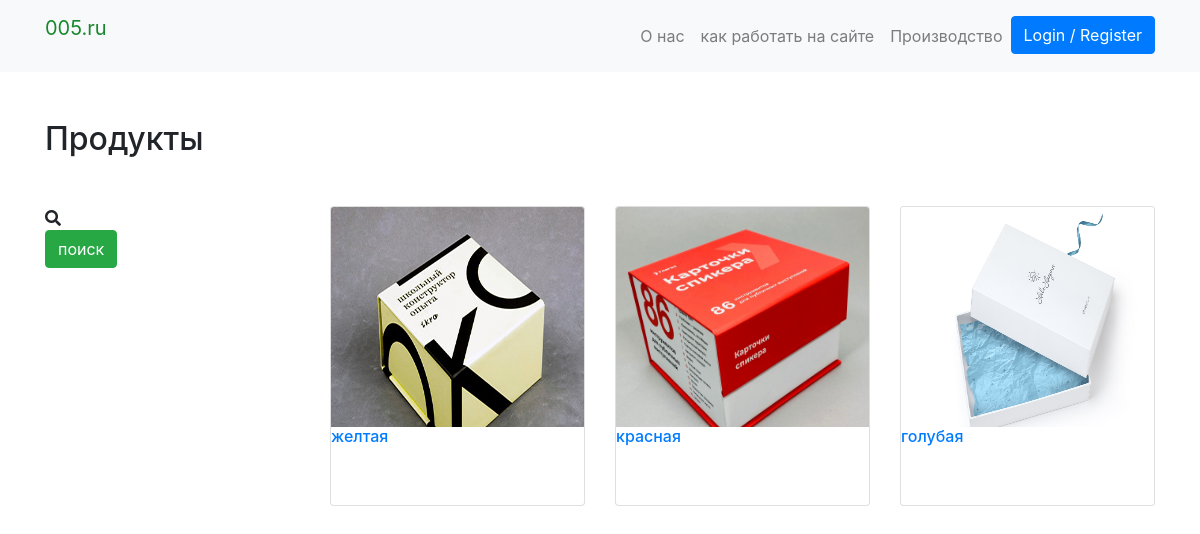
Before: /get_subcategory/1/get_products/1 with the older database file.
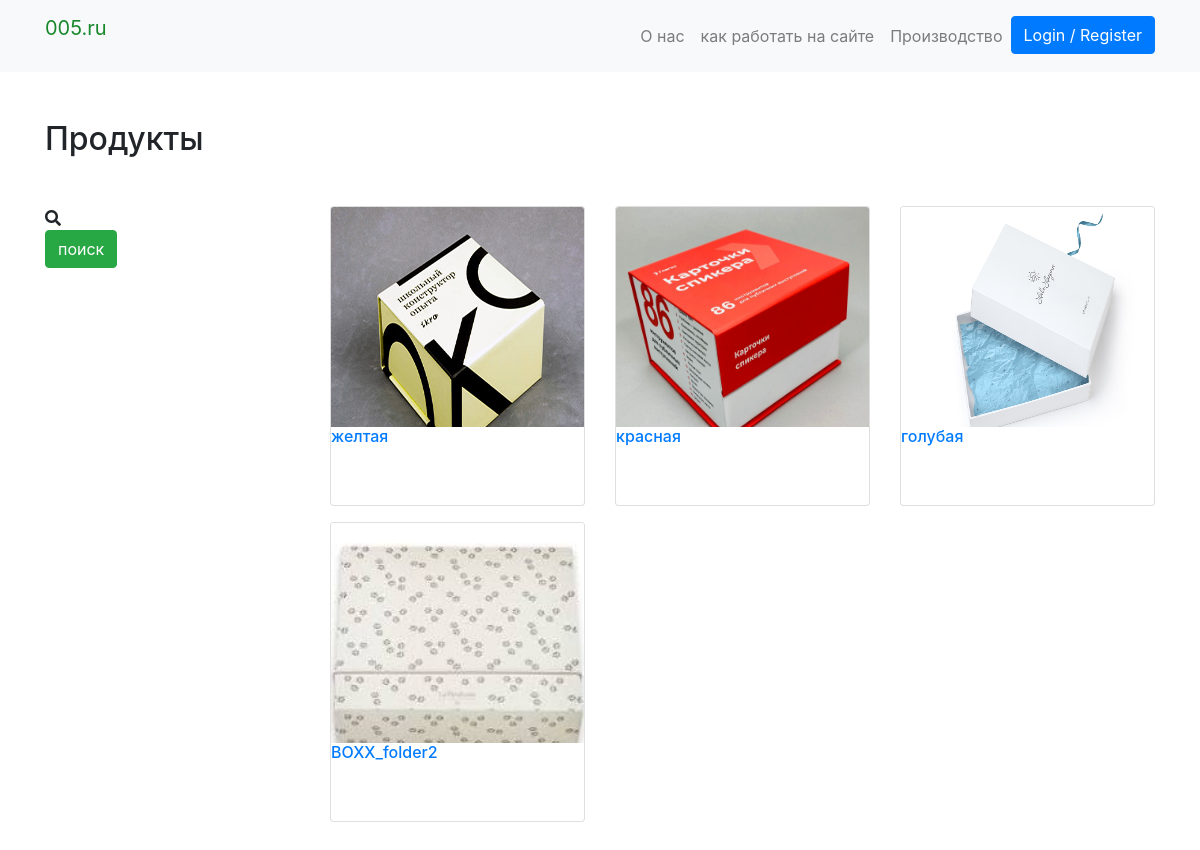
After: the same page with the newer database file.
### products/models.py (models this page shows, shortened)
class  Product(PolymorphicModel):
    BOX_SIZES = (
                ('50х50х35', '50х50х35'),
                ('60х60х40', '60х60х40'),
                ('60х60х40-P', '60х60х40-P'),
                ('80х80х40', '80х80х40'),
                ('80х80х40-P', '80х80х40-P'),
                ('240х185х120', '240х185х120'),
                ('270х220х70', '270х220х70'),
                ('корешок 25-40 круглый механизм 7200', 'корешок 25-40 круглый механизм 7200'),
                ('корешок 45-65 д-образный механизм', 'корешок 45-65 д-образный механизм'),
                )
    mainimage = models.ImageField(upload_to='products/', blank=True, null=True)
    name = models.CharField(max_length=300, default = None, null=True)
    slug = models.SlugField(default = None, null=True)
    subcategory = models.ForeignKey(SubCategory, on_delete=models.CASCADE, default = None, null=True)
    category = models.ForeignKey(Category, on_delete=models.CASCADE, default = None, null=True)
    preview_text = models.TextField(max_length=200, verbose_name='Preview Text', blank=True, null=True)
    detail_text = models.TextField(max_length=1000, verbose_name='Detail Text', blank=True, null=True)
    price = models.FloatField(default = None, null=True)
    tirazh = models.IntegerField(null=False)
    t = models.IntegerField(null=True)
    k = models.IntegerField(null=True)
    box_size = models.CharField(max_length=50, choices=BOX_SIZES,default='80х80х40')

class BoxType2(Product):
    def __init__(self, *args, **kwargs):
        BOX_SIZES = (
            ('50х50х35', '50х50х35'),
            ('60х60х40', '60х60х40'),
            )
        self._meta.get_field('box_size').default  = '270х220х70'
        self._meta.get_field('box_size').choices = BOX_SIZES
        super(BoxType2, self).__init__(*args, **kwargs)

class  Product(PolymorphicModel):
    BOX_SIZES = (
                ('50х50х35', '50х50х35'),
                ('60х60х40', '60х60х40'),
                ('60х60х40-P', '60х60х40-P'),
                ('80х80х40', '80х80х40'),
                ('80х80х40-P', '80х80х40-P'),
                ('240х185х120', '240х185х120'),
                ('270х220х70', '270х220х70'),
                ('корешок 25-40 круглый механизм 7200', 'корешок 25-40 круглый механизм 7200'),
                ('корешок 45-65 д-образный механизм', 'корешок 45-65 д-образный механизм'),
                )
    mainimage = models.ImageField(upload_to='products/', blank=True, null=True)
    name = models.CharField(max_length=300, default = None, null=True)
    slug = models.SlugField(default = None, null=True)
    subcategory = models.ForeignKey(SubCategory, on_delete=models.CASCADE, default = None, null=True)
    category = models.ForeignKey(Category, on_delete=models.CASCADE, default = None, null=True)
    preview_text = models.TextField(max_length=200, verbose_name='Preview Text', blank=True, null=True)
    detail_text = models.TextField(max_length=1000, verbose_name='Detail Text', blank=True, null=True)
    price = models.FloatField(default = None, null=True)
    tirazh = models.IntegerField(null=False)
    t = models.IntegerField(null=True)
    k = models.IntegerField(null=True)
    box_size = models.CharField(max_length=50, choices=BOX_SIZES,default='80х80х40')

class BoxType1(Product):
    def __init__(self, *args, **kwargs):
        BOX_SIZES = (
            ('240х185х120', '240х185х120'),
            ('270х220х70', '270х220х70'),
            )
        self._meta.get_field('box_size').default  = '240х185х120'
        self._meta.get_field('box_size').choices = BOX_SIZES
        super(BoxType1, self).__init__(*args, **kwargs)

class FolderType2(Product):
    def __init__(self, *args, **kwargs):
        BOX_SIZES = (
            ('корешок 25-40 круглый механизм 7200', 'корешок 25-40 круглый механизм 7200'),
            ('корешок 45-65 д-образный механизм', 'корешок 45-65 д-образный механизм'),
            )
        self._meta.get_field('box_size').default  = 'корешок 25-40 круглый механизм 7200'
        self._meta.get_field('box_size').choices = BOX_SIZES
        super(FolderType2, self).__init__(*args, **kwargs)

### products/views.py (the view)
# urls.py: path('get_subcategory/<category>/get_products/<subcategory>', get_products, name='get_products'),
def get_products(request, category, subcategory):
    print("category", subcategory)
    product_list  = Product.objects.filter(category = subcategory)
    return render(request, 'products/subcategory_products.html', {'products': product_list})

### products/templates/products/subcategory_products.html (shortened to what this page needs)
{% extends 'products/base.html' %}
{% load crispy_forms_tags %}
{% block content %}
  <div class="container my-5">
  	<h2 class="my-5">Продукты </h2>
    <div class="row">
    <div class="col-md-3">
		<span class="icon"><i class="fa fa-search"></i></span>
			<form method="get">
			<button type= "submit"
		class= "btn btn-success btn-buy">
		  поиск
		</button>
		</div>
    <div class="col-md-9">
		<div class="row">
			{% for product in products %}
		  <div class="col-md-6 col-sm-12 col-lg-4">
			<figure class="card card-product">
				<div class="img-wrap">
					<img src="media/{{ product.mainimage }}" style="width: 100%; height: 250px;">
				</div>
				<figcaption class="info-wrap">
					<h6 class="title text-dots"><a href="/product/{{ product.slug }}">{{ product.name }}</a></h6>
					<div class="action-wrap">
					</div>
				</figcaption>
			</figure>
		</div>
      {% endfor %}
		</div>
	</div>
  </div>
  </div>
{% endblock %}

### products/templates/products/base.html (shortened to what this page needs)
{% load static %}
<!DOCTYPE html>
<html lang="en">
<head>
  <link rel="stylesheet" href="https://stackpath.bootstrapcdn.com/bootstrap/4.3.1/css/bootstrap.min.css">
  <link href="https://cdnjs.cloudflare.com/ajax/libs/font-awesome/5.10.2/css/all.css" rel="stylesheet">
  <link rel="stylesheet" href="{% static 'css/main.css' %}">
</head>
<body>
  {% include 'products/navbar.html' %}
  {% block content %}
  {% endblock %}
</body>
</body>
</html>

### products/templates/products/navbar.html (shortened to what this page needs)
{% load cart_tag %}
<nav class="navbar navbar-expand-lg navbar-light bg-light">
  <div class="container">
  <a class="navbar-brand" href="/"><p style="color:rgb(24, 136, 44)">005.ru</p></a>
  <div class="collapse navbar-collapse" id="navbarNav">
    <ul class="navbar-nav ml-auto">
      <li {% if request.path == 'contact' %}class="nav-item active"{% else %}class="nav-item"{% endif %}>
        <a class="nav-link" href="#">О нас <span class="sr-only">(current)</span></a>
      </li>
      <li class="nav-item">
        <a class="nav-link" href="#">как работать на сайте</a>
      </li>
      <li class="nav-item">
        <a class="nav-link" href="#">Производство</a>
      </li>
      {% if request.user.is_authenticated %}
      <li class="nav-item">
        <a class="nav-link" href="{% url 'mainapp:cart-home' %}">
          <i class="fa fa-shopping-cart"></i> Корзина
          <span class="badge badge-light">{{ request.user| cart_total }}</span>
        </a>
      </li>
       <li class="nav-item">
      </li>
      <li class="nav-item">
        <a class="nav-link" href="#">+7(925)740-3893</a>
      </li>
      <li class="nav-item dropdown">
        <a class="nav-link dropdown-toggle" href="#" id="navbarDropdown" role="button" data-toggle="dropdown" aria-haspopup="true" aria-expanded="false">
          <i class="fas fa-user-tie"></i> {{ request.user.username }}
        </a>
        <div class="dropdown-menu" aria-labelledby="navbarDropdown">
          <a class="dropdown-item" href="#">Панель</a>
          <a class="dropdown-item" href="{% url 'checkout:oderView' %}">Заказы</a>
          <div class="dropdown-divider"></div>
          <a class="dropdown-item" href="#">выход из системы</a>
        </div>
      </li>
      {% else %}
       <li class="nav-item">
        <a  class="btn btn-primary" href="/accounts/login/">Login / Register</a>
      </li>
      {% endif %}
    </ul>
  </div>
  </div>
</nav>

### products/templates/products/base.html (style rules this page uses)
.card { height: 300px; }
.card-product:after { content: ""; display: table; clear: both; visibility: hidden; }
.card-product .img-wrap { border-radius: 3px 3px 0 0; overflow: hidden; position: relative; height: 220px; text-align: center; }
.card-product .action-wrap { padding-top: 4px; margin-top: 4px; }
.card-product .title { margin-top: 0; }

Changed rows visible on the page:
added FolderType2: mainimage (picture), name "BOXX_folder2"
